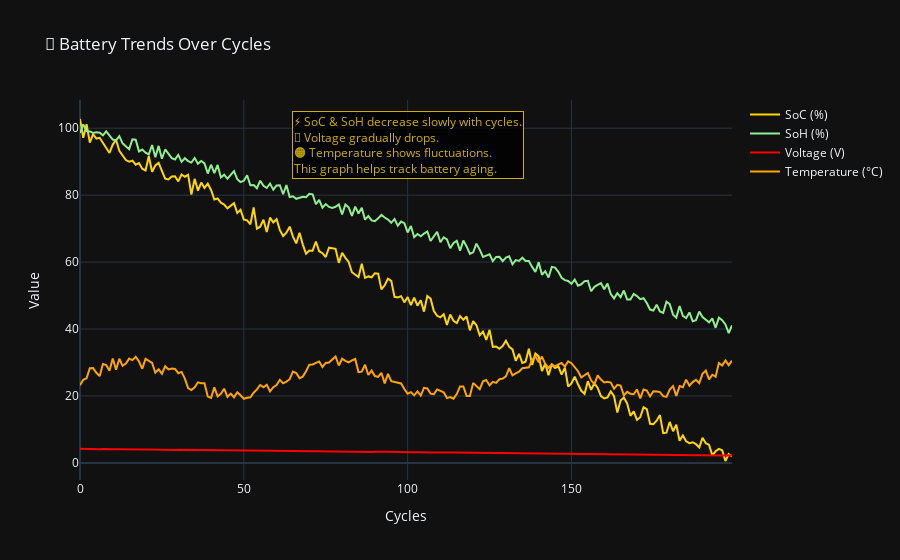

Here is the notebook cell this chart was saved with:
### Code cell
fig_trend = go.Figure()

# --- Add Traces ---
fig_trend.add_trace(go.Scatter(x=cycles, y=soc, mode="lines", name="SoC (%)", line=dict(color="gold")))
fig_trend.add_trace(go.Scatter(x=cycles, y=soh, mode="lines", name="SoH (%)", line=dict(color="lightgreen")))
fig_trend.add_trace(go.Scatter(x=cycles, y=voltage, mode="lines", name="Voltage (V)", line=dict(color="red")))
fig_trend.add_trace(go.Scatter(x=cycles, y=temp, mode="lines", name="Temperature (°C)", line=dict(color="orange")))

# --- Layout & Annotations ---
fig_trend.update_layout(
    title="🔋 Battery Trends Over Cycles",
    template="plotly_dark",
    xaxis_title="Cycles",
    yaxis_title="Value",
    annotations=[
        dict(
            x=100, y=95,  # position of text
            xref="x", yref="y",
            text="⚡ SoC & SoH decrease slowly with cycles.<br>"
                "🔴 Voltage gradually drops.<br>"
                "🟠 Temperature shows fluctuations.<br>"
                "This graph helps track battery aging.",
            showarrow=False,
            font=dict(size=12, color="gold"),
            align="left",
            bordercolor="gold",
            borderwidth=1,
            bgcolor="black",
            opacity=0.8
        )
    ]
)

fig_trend.show()

### Figure 1 — Plotly figure (JSON) as saved in the notebook; plotly's stock layout.template omitted (floating-point values rounded to 4 significant figures; data arrays with more than 128 entries replaced by an {"elided": "..."} marker saying what was removed)
{"data": [{"line": {"color": "gold"}, "mode": "lines", "name": "SoC (%)", "type": "scatter", "x": {"elided": "200 int values"}, "y": {"elided": "200 float values"}}, {"line": {"color": "lightgreen"}, "mode": "lines", "name": "SoH (%)", "type": "scatter", "x": {"elided": "200 int values"}, "y": {"elided": "200 float values"}}, {"line": {"color": "red"}, "mode": "lines", "name": "Voltage (V)", "type": "scatter", "x": {"elided": "200 int values"}, "y": {"elided": "200 float values"}}, {"line": {"color": "orange"}, "mode": "lines", "name": "Temperature (°C)", "type": "scatter", "x": {"elided": "200 int values"}, "y": {"elided": "200 float values"}}], "layout": {"annotations": [{"align": "left", "bgcolor": "black", "bordercolor": "gold", "borderwidth": 1, "font": {"color": "gold", "size": 12}, "opacity": 0.8, "showarrow": false, "text": "⚡ SoC & SoH decrease slowly with cycles.<br>🔴 Voltage gradually drops.<br>🟠 Temperature shows fluctuations.<br>This graph helps track battery aging.", "x": 100, "xref": "x", "y": 95, "yref": "y"}], "title": {"text": "🔋 Battery Trends Over Cycles"}, "xaxis": {"title": {"text": "Cycles"}}, "yaxis": {"title": {"text": "Value"}}}}
